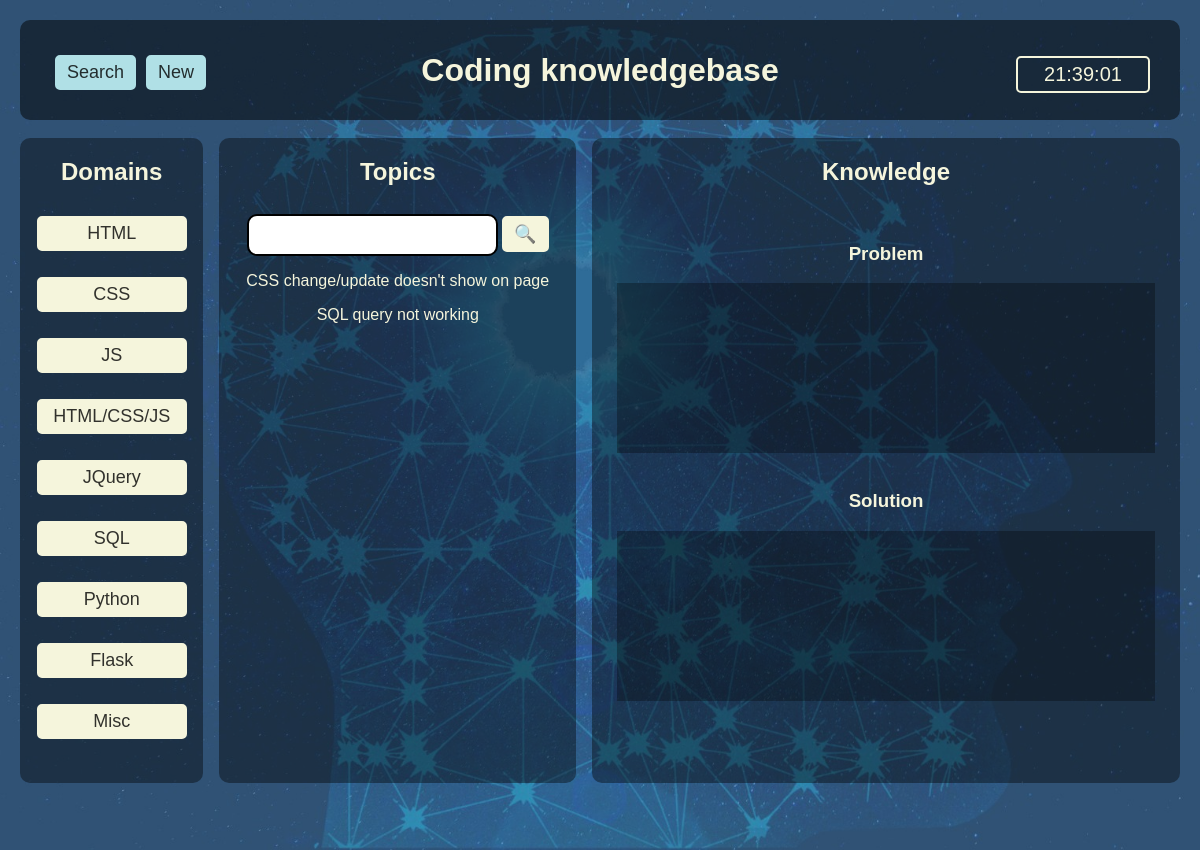
Before: / with the older database file.
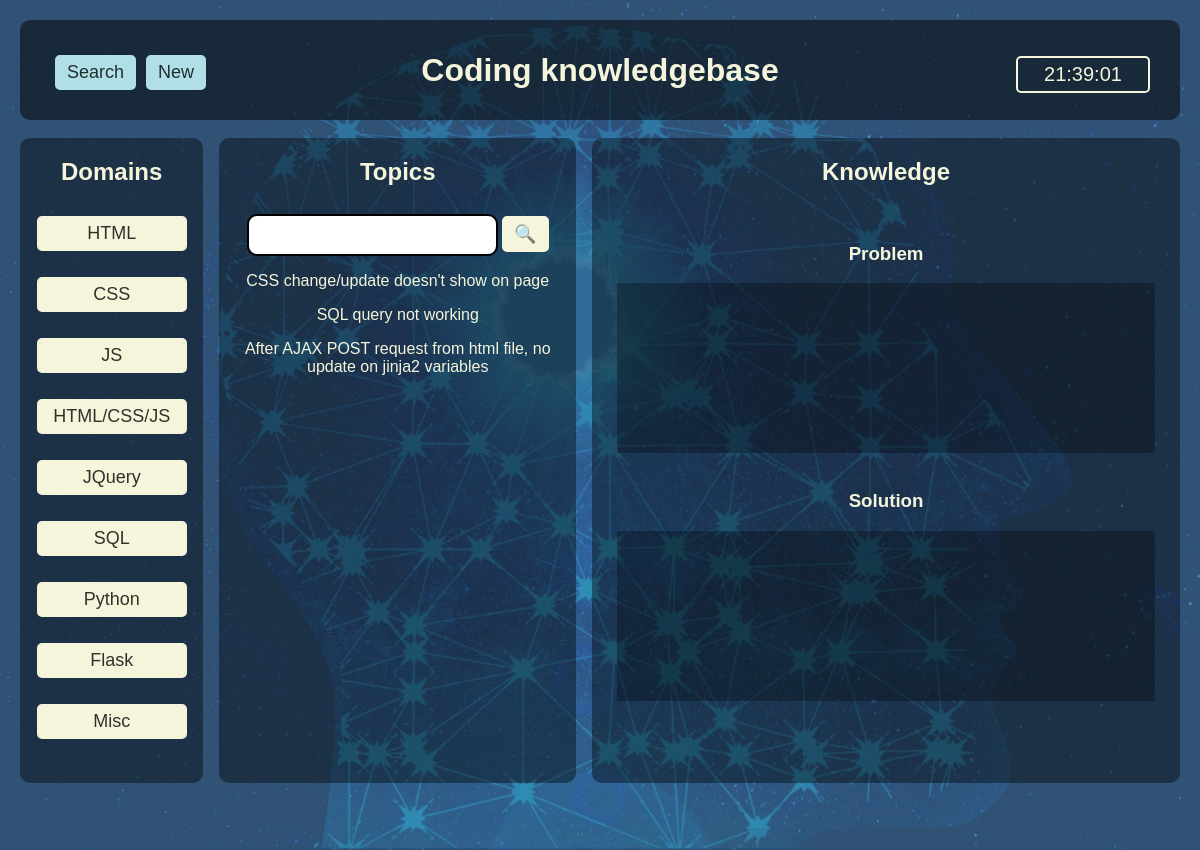
After: the same page with the newer database file.
### tables this page shows
CREATE TABLE domains (
                                        domain_id integer PRIMARY KEY,
                                        name text NOT NULL                                    
                                    );

CREATE TABLE topics (
                                        topic_id integer PRIMARY KEY,
                                        name text NOT NULL,
                                        domain int,
                                        foreign key(domain) references domains(domain_id)
                                    );

### flask_app.py (the view)
@app.route('/',methods=['GET','POST'])
def home():
    domain_list = []
    domain_list = get_domains()
    topic_list = []
    problem = "INIT"
    if request.method == "POST":
        action = request.form["action"]
        if action == "s_topic":
            topic = request.form["topic"]
            topic_dict = get_1_topic(topic)
            problem = topic_dict["problem"].replace("\054","<br>")
            solution = topic_dict["solution"].replace("\054","<br>")
            resp = make_response(render_template('index.html', domain_list=domain_list, topic_list=topic_list, problem=problem, solution=solution))
            resp.set_cookie('problem', problem)
            resp.set_cookie('solution',solution)
    else:
        problem = ""
        solution = ""
        topic_list = get_topics()
        resp = make_response(render_template('index.html', domain_list=domain_list, topic_list=topic_list, problem=problem, solution=solution))
    return resp

### db.py (called while the page is built)
def connect_to_db(db_file):
    conn = None
    try:
        conn = sqlite3.connect(db_file)
        print("** Connection established")
        return conn
    except Error as e:
        print(e)
    return conn

def get_domains():
    database = "knowledge.db"
    conn = connect_to_db(database)
    c = conn.cursor()
    query = '''select name from domains'''
    c.execute(query)
    data = c.fetchall()
    output = []
    for d in data:
        output.append(d[0])
    return output

def get_topics():
    database = "knowledge.db"
    conn = connect_to_db(database)
    c = conn.cursor()
    query = '''select name from topics'''
    c.execute(query)
    data = c.fetchall()
    output = []
    for d in data:
        output.append(d[0])
    return output

### templates/index.html (shortened to what this page needs)
<!DOCTYPE html>
<html lang="en">
<head>
    <link rel="stylesheet" href="/static/style.css">
</head>
<body onload="startTime()">
    <div class="container">
        <div class="top">
            <div class="top-menu">
                <a href="/"><button class="top_btn">Search</button></a>
                <a href="/new"><button class="top_btn">New</button></a>
            </div>
            <h1>Coding knowledgebase</h1>
            <div id="clock"></div>
        </div>
        <div class="main">
            <div id="index1">
                <h2>Domains</h2>
                {% for domain in domain_list %}
                    <p><button class="domain_btn">{{domain}}</button></p>
                {% endfor %}
            </div>
            <div id="index2">
                <h2>Topics</h2>
                <input class="topic_search" type="text">
                <button class="search_btn">&#x1F50D;</button>
                <div class="topic_list">
                    {% for topic in topic_list %}
                        <p class="topic">{{topic}}</p>
                    {% endfor %}
                </div>
            </div>
            <div id="knowledge">
                <h2>Knowledge</h2>
                <br>
                <h3>Problem</h3>
                <div id="problem">{{problem|safe}}</div>
                <br>
                <h3>Solution</h3>
                <div id="solution">{{solution|safe}}</div>
            </div>
        </div>
    </div>
</body>
</html>

Changed rows visible on the page:
added topics: name "After AJAX POST request from html file, no update on jinja2 variables"
